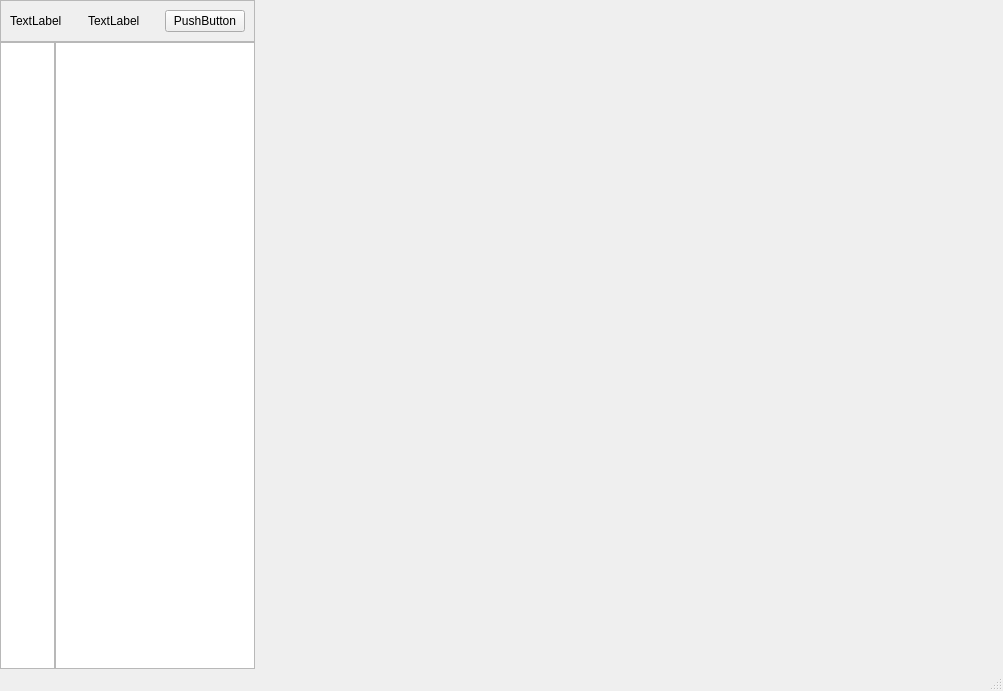
<?xml version="1.0" encoding="UTF-8"?>
<ui version="4.0">
 <class>MainWindow</class>
 <widget class="QMainWindow" name="MainWindow">
  <property name="geometry">
   <rect>
    <x>0</x>
    <y>0</y>
    <width>1003</width>
    <height>691</height>
   </rect>
  </property>
  <property name="windowTitle">
   <string>MainWindow</string>
  </property>
  <widget class="QWidget" name="centralwidget">
   <layout class="QGridLayout" name="gridLayout">
    <property name="leftMargin">
     <number>0</number>
    </property>
    <property name="topMargin">
     <number>0</number>
    </property>
    <property name="rightMargin">
     <number>0</number>
    </property>
    <property name="bottomMargin">
     <number>0</number>
    </property>
    <property name="spacing">
     <number>0</number>
    </property>
    <item row="1" column="0">
     <widget class="QListWidget" name="listWidget">
      <property name="maximumSize">
       <size>
        <width>55</width>
        <height>16777215</height>
       </size>
      </property>
     </widget>
    </item>
    <item row="0" column="0" colspan="2">
     <widget class="QFrame" name="title_frame">
      <property name="frameShape">
       <enum>QFrame::Shape::StyledPanel</enum>
      </property>
      <property name="frameShadow">
       <enum>QFrame::Shadow::Raised</enum>
      </property>
      <layout class="QHBoxLayout" name="horizontalLayout">
       <item>
        <widget class="QLabel" name="title">
         <property name="text">
          <string>TextLabel</string>
         </property>
        </widget>
       </item>
       <item>
        <widget class="QLabel" name="title_icon">
         <property name="text">
          <string>TextLabel</string>
         </property>
        </widget>
       </item>
       <item>
        <widget class="QPushButton" name="pushButton">
         <property name="text">
          <string>PushButton</string>
         </property>
         <property name="checkable">
          <bool>false</bool>
         </property>
         <property name="checked">
          <bool>false</bool>
         </property>
        </widget>
       </item>
      </layout>
     </widget>
    </item>
    <item row="1" column="2">
     <widget class="QStackedWidget" name="stackedWidget">
      <widget class="QWidget" name="page"/>
      <widget class="QWidget" name="page_2"/>
     </widget>
    </item>
    <item row="1" column="1">
     <widget class="QListWidget" name="listWidget_2">
      <property name="maximumSize">
       <size>
        <width>200</width>
        <height>16777215</height>
       </size>
      </property>
     </widget>
    </item>
   </layout>
  </widget>
  <widget class="QMenuBar" name="menubar">
   <property name="geometry">
    <rect>
     <x>0</x>
     <y>0</y>
     <width>1003</width>
     <height>22</height>
    </rect>
   </property>
   <property name="tabletTracking">
    <bool>false</bool>
   </property>
  </widget>
  <widget class="QStatusBar" name="statusbar">
   <property name="enabled">
    <bool>true</bool>
   </property>
  </widget>
 </widget>
 <resources/>
 <connections/>
</ui>
